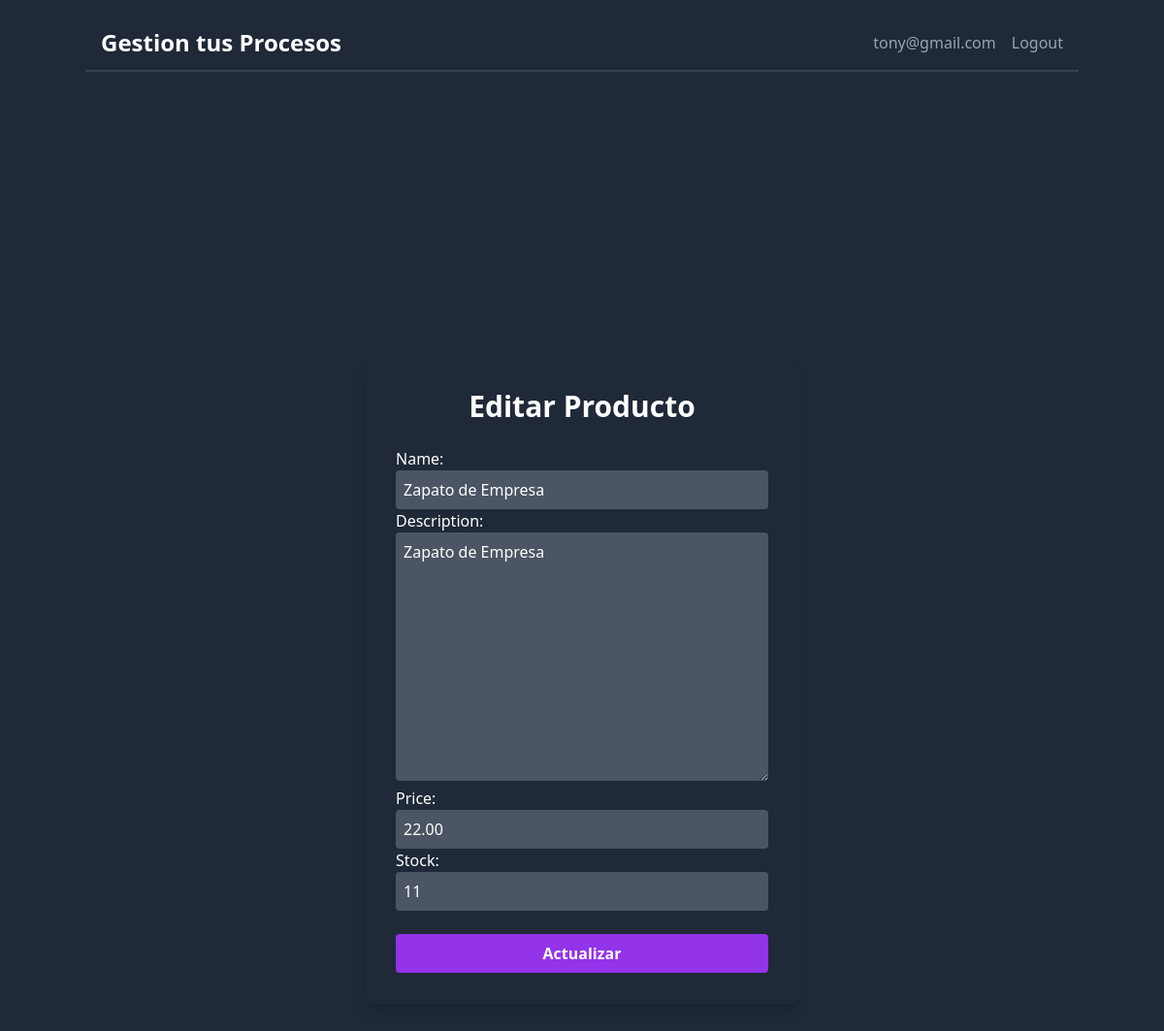
The app's page /inventory/edit/2 (signed in) with its own data.
### web/models.py (models this page shows, shortened)
class Product(models.Model):
    name = models.CharField(max_length=100,default=None)
    description = models.TextField(default=None)
    price = models.DecimalField(max_digits=10, decimal_places=2,default=None)
    stock = models.IntegerField(default=0)
    user = models.ForeignKey(User,on_delete=models.CASCADE,default=None)

### web/views.py (the view)
# urls.py: path('inventory/edit/<int:product_id>', views.view_inventory_edit, name='view_inventory_edit'),
def view_inventory_edit(request, product_id):
    product = get_object_or_404(Product, pk=product_id)
    if request.method == "POST":
        form = ProductForm(request.POST, instance=product)
        if form.is_valid():
            form.save()
            return redirect('app:view_inventory')
    else:
        form = ProductForm(instance=product)
    return render(request, 'forms/inv_edit.html', {'form': form})

### web/forms.py
class ProductForm(forms.ModelForm):
    class Meta:
        model = Product
        fields = ['name', 'description', 'price', 'stock']
        widgets = {
            'name': forms.TextInput(attrs={
                'class': 'bg-gray-600 text-white border-none focus:ring-2 focus:ring-purple-600 w-full p-2 rounded',
                'placeholder': 'Nombre'
            }),
            'description': forms.Textarea(attrs={
                'class': 'bg-gray-600 text-white border-none focus:ring-2 focus:ring-purple-600 w-full p-2 rounded',
                'placeholder': 'Descripción'
            }),
            'price': forms.NumberInput(attrs={
                'class': 'bg-gray-600 text-white border-none focus:ring-2 focus:ring-purple-600 w-full p-2 rounded',
                'placeholder': 'Precio'
            }),
            'stock': forms.NumberInput(attrs={
                'class': 'bg-gray-600 text-white border-none focus:ring-2 focus:ring-purple-600 w-full p-2 rounded',
                'placeholder': 'Stock'
            }),
        }

### web/templates/forms/inv_edit.html (shortened to what this page needs)
{% extends 'base.html' %}
{% block inv_form %}
<div class="flex items-center justify-center min-h-screen pt-16 text-white">
    <div class="bg-gray-800 p-8 rounded-lg shadow-lg w-full max-w-md">
        <h1 class="text-3xl font-bold mb-6 text-center">Editar Producto</h1>
        <form method="POST">
            {{ form.as_p }}
            <div class="mt-6">
                <button type="submit" class="bg-purple-600 hover:bg-purple-700 text-white font-bold py-2 px-4 rounded w-full">
                    Actualizar
                </button>
            </div>
        </form>
    </div>
</div>
{% endblock %}

### web/templates/views/navbar.html
<header class="w-full py-4 bg-gray-800 ">
    <div class="container mx-auto flex justify-between items-center px-4 py-3 border-b-2 border-gray-700">
        <a href="{% url 'app:view_home' %}" class="text-2xl font-bold text-white">Gestion tus Procesos</a>
        <nav class="space-x-4 flex justify-center">
            <p class="text-gray-400 hover:text-white">
                {% if request.user and request.user.is_authenticated %}
                {{request.user.email}}
                {% endif %}
            </p>
            <a href="{% url 'app:view_logout' %}" class="text-gray-400 hover:text-white">Logout</a>
        </nav>
    </div>
</header>

### records on screen
Product: name "Zapato de Empresa", description "Zapato de Empresa", price "22.00", stock "11"

### other values on screen
{{ request.user.email }} "tony@gmail.com"
